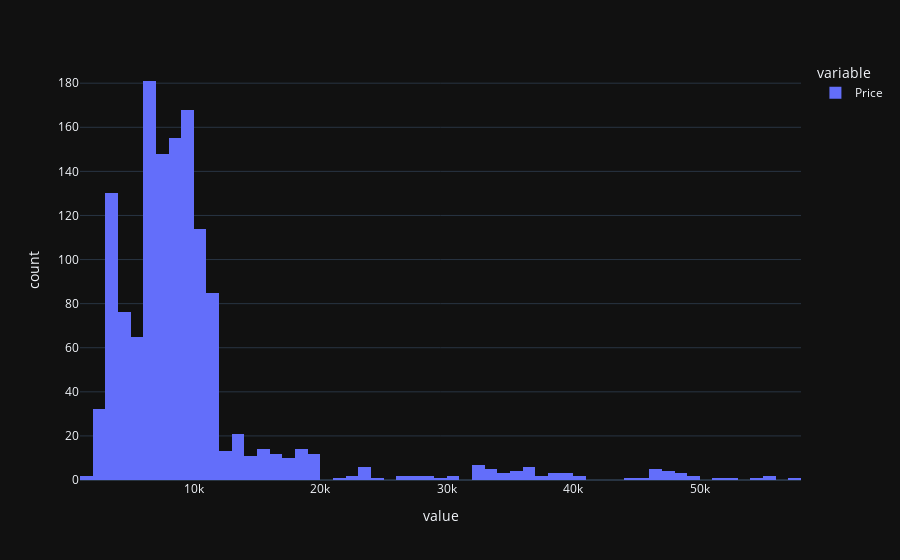

The notebook cell saved with this chart:
### Code cell
#Value distribution after scaling
fig3 = px.histogram(ddf['Price'],template = 'plotly_dark')
fig3.update_layout(barmode = 'overlay')
fig3.show()

### Figure 1 — Plotly figure (JSON) as saved in the notebook; plotly's stock layout.template omitted (floating-point values rounded to 4 significant figures; data arrays with more than 128 entries replaced by an {"elided": "..."} marker saying what was removed)
{"data": [{"alignmentgroup": "True", "bingroup": "x", "hovertemplate": "variable=Price<br>value=%{x}<br>count=%{y}<extra></extra>", "legendgroup": "Price", "marker": {"color": "#636efa", "pattern": {"shape": ""}}, "name": "Price", "offsetgroup": "Price", "orientation": "v", "showlegend": true, "x": {"elided": "1339 float values"}, "xaxis": "x", "yaxis": "y", "type": "histogram"}], "layout": {"xaxis": {"anchor": "y", "domain": [0.0, 1.0], "title": {"text": "value"}}, "yaxis": {"anchor": "x", "domain": [0.0, 1.0], "title": {"text": "count"}}, "legend": {"title": {"text": "variable"}, "tracegroupgap": 0}, "margin": {"t": 60}, "barmode": "overlay"}}
